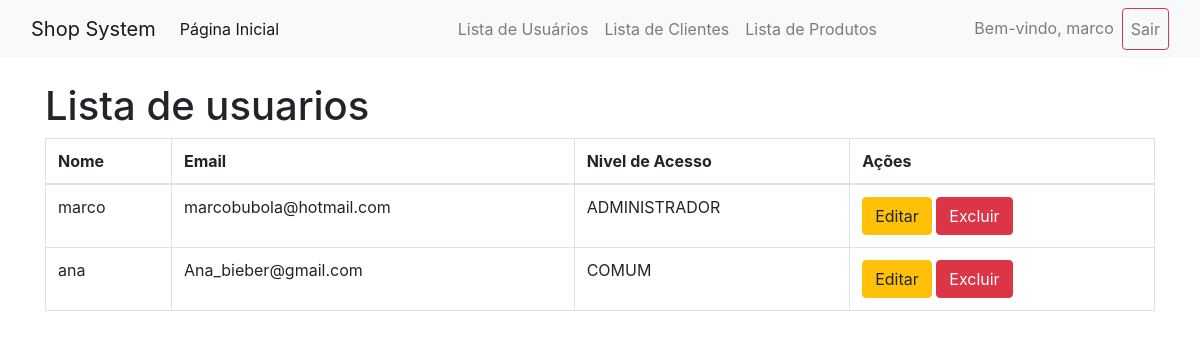
The app's page /lista_usuarios.php (signed in) with its own data.
### tables this page shows
CREATE TABLE `usuarios` (
  `id` int NOT NULL AUTO_INCREMENT,
  `nome` varchar(255) NOT NULL,
  `email` varchar(255) NOT NULL,
  `senha` varchar(255) NOT NULL,
  `nivel_acesso` varchar(255) NOT NULL,
  PRIMARY KEY (`id`)
);

### lista_usuarios.php (the view, shortened to what this page needs)
<?php
include 'conexao.php';
include 'menu.php';
$usuarios = $conn->query("SELECT * FROM usuarios")->fetchAll(PDO::FETCH_ASSOC);
?>
<!DOCTYPE html>
<html lang="pt-br">
<head>
  <link rel="stylesheet" href="https://maxcdn.bootstrapcdn.com/bootstrap/4.5.2/css/bootstrap.min.css">
</head>
<body>
  <div class="container">
    <h1 class="mt-4">Lista de usuarios</h1>
    <table class="table table-bordered">
      <thead>
        <tr>
          <th>Nome</th>
          <th>Email</th>
          <th>Nivel de Acesso</th>
          <th>Ações</th>
        </tr>
      </thead>
      <tbody>
        <?php foreach ($usuarios as $usuarios): ?>
          <tr>
            <td><?= htmlspecialchars($usuarios['nome']) ?></td>
            <td><?= htmlspecialchars($usuarios['email']) ?></td>
            <td><?= htmlspecialchars($usuarios['nivel_acesso']) ?></td>
            <td>
              <?php if ($_SESSION['nivel_acesso'] == 'ADMINISTRADOR'): ?>
                <a href="editar_usuarios.php?id=<?= $usuarios['id'] ?>" class="btn btn-warning">Editar</a>
                <a href="excluir_usuarios.php?id=<?= $usuarios['id'] ?>" class="btn btn-danger"
                  onclick="return confirm('A exclusão será permanente! Tem certeza disso?')">Excluir</a>
              <?php else: ?>
                <span class="text-muted">Sem permissão</span>
              <?php endif; ?>
            </td>
          </tr>
        <?php endforeach; ?>
      </tbody>
    </table>
  </div>
</body>
</html>

### records on screen
usuarios: nome "marco", email "marcobubola@hotmail.com", nivel_acesso "ADMINISTRADOR"
usuarios: nome "ana", email "Ana_bieber@gmail.com", nivel_acesso "COMUM"

### other values on screen
$_SESSION['nome_usuario'] "marco"
